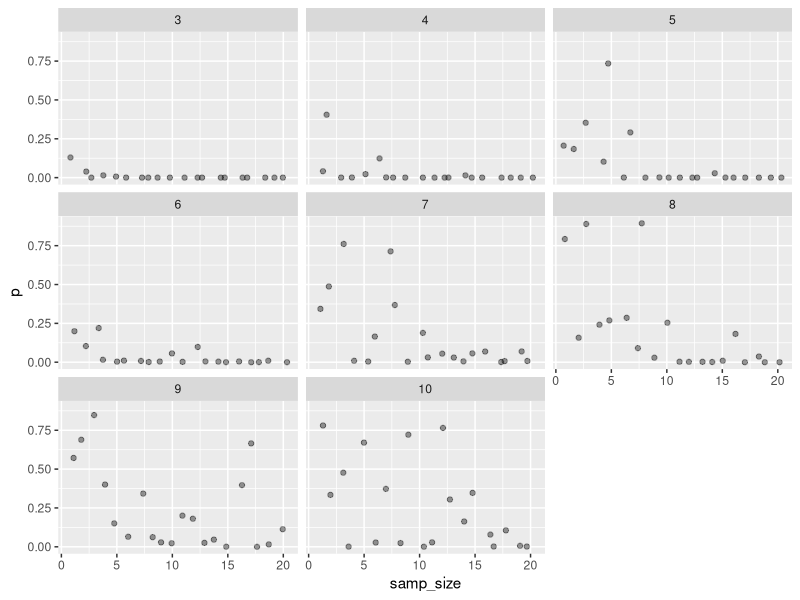
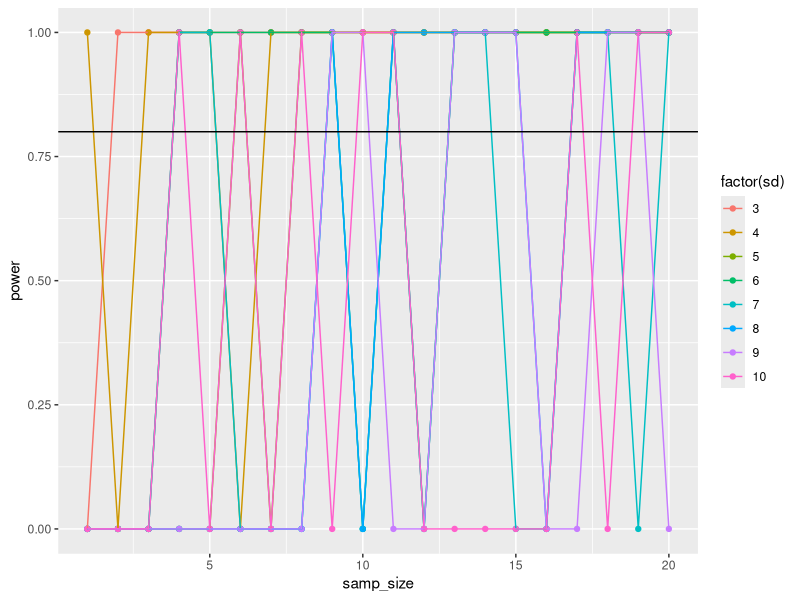
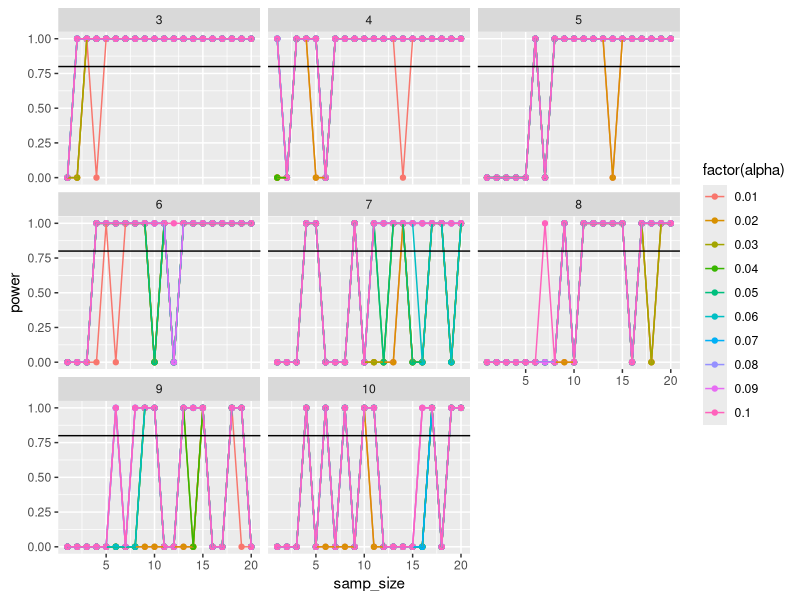

The R source for these figures, in order:
## ---- chunk 1

library(dplyr)
library(ggplot2)
library(tidyr)
set.seed(80)

null_m <- 80
m <- 80 + 5


# create data frame with sample sizes
sim_data <- data.frame(samp_size = rep(1:20, 500))

# also look at multiple SD sizes (vector of sd values from 3 to 10, iterate by 1)
many_sds <- seq(3, 10, 1)

# crossing initial data frame of sample sizes and vector of sd values
cross_df <- sim_data %>%
  crossing(sd = many_sds)

# get a sample mean for all sample sizes and sds
cross_df <- cross_df %>%
  
  #group by 1:n() means you dont need sim numbers  #group by row, as each is 1 sim
  group_by(sims = 1:n()) %>%
  
  #get sample means
  mutate(samp_mean = mean(rnorm(samp_size, m, sd))) %>%
  
  ungroup()


###calculate results from z-tests
cross_df <- cross_df %>%
  #pop SE = sd/sqrt(samp_size)
  mutate(se_y = sd/sqrt(samp_size)) %>%
  #calculate z
  mutate(z = (samp_mean-80)/se_y) %>%
  #get p values
  mutate(p = 2*pnorm(abs(z), mean=0, sd=1, lower.tail = FALSE))


###plot p by sample size, using facet_wrap for different SD values
ggplot(cross_df, mapping = aes(x=samp_size, y=p)) +
  geom_jitter(alpha = 0.4) +
  facet_wrap(~sd)


###calculate power
power_cross_df <- cross_df %>%
  #group for each sample size and sd
  group_by(samp_size, sd) %>%
  #calc type 2 error rate
  summarise(error_rate = sum(p>0.05)/n()) %>%
  ungroup %>%
  mutate(power = 1 - error_rate)

###plot power using color for different SD values. include threshold power of 0.8
ggplot(power_cross_df, mapping = aes(x=samp_size, y=power, color=factor(sd))) +
  geom_point() + 
  geom_line() +
  geom_hline(yintercept = 0.8)

###last, use crossing again to explore changing alphas from 0.01 to 0.1. 
alpha <- seq(0.01, 0.1, 0.01)

alpha_cross_df <- cross_df %>%
  crossing(alpha = alpha) %>%
  #for each samp size, sd, and alpha
  group_by(samp_size, sd, alpha) %>%
  #calctype 2 error rate
  summarise(error_rate = sum(p>alpha)/n()) %>%
  ungroup() %>%
  #calc power
  mutate(power=1-error_rate)
  
###Plot power curves with different alphas as different colors, and use faceting to look at different SDs.

ggplot(alpha_cross_df, mapping = aes(x=samp_size, y=power, color=factor(alpha))) +
  geom_point() +
  geom_line() +
  geom_hline(yintercept = 0.8) +
  facet_wrap(~sd)


##What do you learn about how alpha and SD affect power?
   # higher alpha, means higher power
   # higher SD, lower power
   # high alpha and low SD give highest power


## increasing effect size may increase power as it gets increasingly more than the standard deviation
## increasing effect size may also help to further differentiate the sample from the null distribution?




